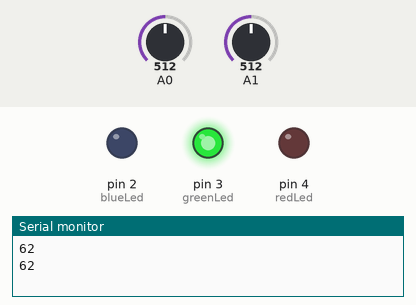
Simulated run of this sketch. Board: Arduino Uno, built with avr-gcc and run on an emulated ATmega328P. Shown: output pins drawn as LEDs (lit = HIGH), the last lines printed to the serial monitor. The test bench sets the inputs (shaded band); at power-on: A1 = 512, A0 = 512. Random numbers use the default seed unless the sketch sets one.

Above: at 1.8 s.
1.9 s: A1 set to 488
At 2.7 s:
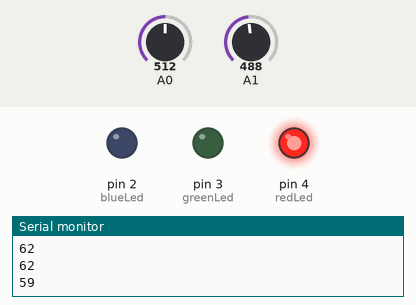
3.5 s: A0 set to 159
5.2 s: A0 set to 130
At 7.0 s:
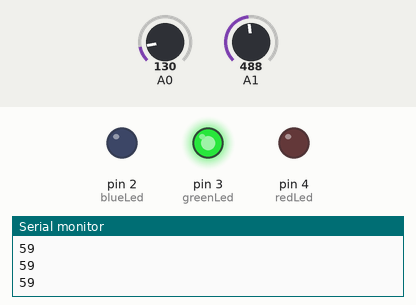
7.5 s: A1 set to 716
At 8.5 s:
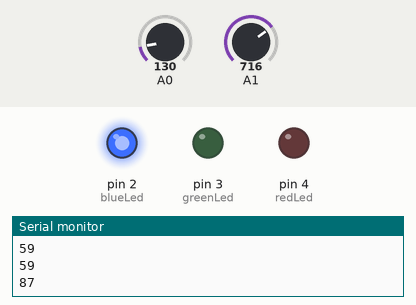
9.5 s: A1 set to 306
At 11.2 s:
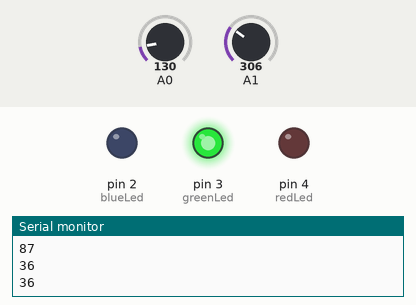
11.5 s: A0 set to 111
13.2 s: A0 set to 97
At 14.4 s:
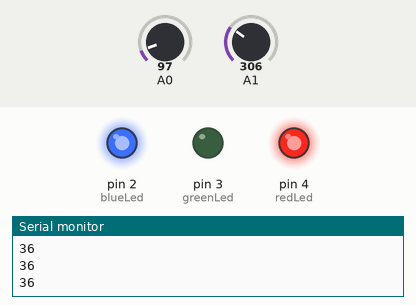
Timing chart, 0 to 16.2 s (numbered marks = the images above; inputs shaded):
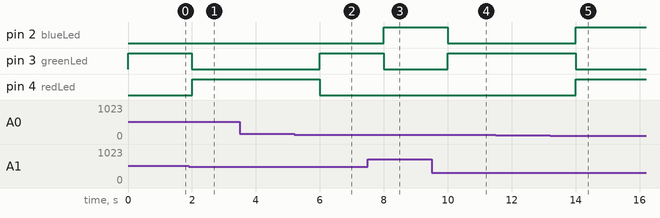

Measured:
- the behaviour switches between 503 and 502 on A1 (found by bisection; images 0 and 1)
- the behaviour switches between 145 and 144 on A0 (found by bisection; images 1 and 2)
- the behaviour switches between 102 and 101 on A0 (found by bisection; images 4 and 5)
- after the input at 1.9 s, pin 3 (greenLed): HIGH → LOW after 0.10 s; pin 4 (redLed): LOW → HIGH after 0.10 s
- after the input at 5.2 s, pin 3 (greenLed): LOW → HIGH after 0.80 s; pin 4 (redLed): HIGH → LOW after 0.80 s
- after the input at 7.5 s, pin 2 (blueLed): LOW → HIGH after 0.50 s; pin 3 (greenLed): HIGH → LOW after 0.50 s
- after the input at 9.5 s, pin 2 (blueLed): HIGH → LOW after 0.51 s; pin 3 (greenLed): LOW → HIGH after 0.51 s
- after the input at 13.2 s, pin 2 (blueLed), pin 4 (redLed): LOW → HIGH after 0.81 s; pin 3 (greenLed): HIGH → LOW after 0.81 s

The sketch:

e2.ino
```cpp
const int periodicity = 1;
const int blueLed = 2;
const int greenLed = 3;
const int redLed = 4;

int sensorValue = 0;
int lightIntensity = 0;
int celsius = 0;

void setup()
{
    pinMode(A0, INPUT);
    pinMode(A1, INPUT);
    Serial.begin(9600);

    pinMode(blueLed, OUTPUT);
    pinMode(greenLed, OUTPUT);
    pinMode(redLed, OUTPUT);
}

void loop()
{
    digitalWrite(blueLed, LOW);
    digitalWrite(greenLed, LOW);
    digitalWrite(redLed, LOW);

    celsius = map(((analogRead(A0) - 20) * 3.04), 0, 1023, -40, 125);
    sensorValue = analogRead(A1);
    lightIntensity = map(sensorValue, 11, 816, 0, 100);
    Serial.println(lightIntensity);

    if (lightIntensity == 0) {
        if (celsius < -12) {
            digitalWrite(greenLed, HIGH);
        } else {
            digitalWrite(redLed, HIGH);
        }
    } else if (lightIntensity > 0 && lightIntensity < 21) {
        if (celsius < -12) {
            digitalWrite(blueLed, HIGH);
        } if (celsius >= -12 && celsius <= 0) {
            digitalWrite(greenLed, HIGH);
        } else {
            digitalWrite(redLed, HIGH);
        }
    } else if (lightIntensity > 22 && lightIntensity < 61) {
        if (celsius < 0) {
            digitalWrite(blueLed, HIGH);
        } if (celsius >= 0 && celsius <= 20) {
            digitalWrite(greenLed, HIGH);
        } else {
            digitalWrite(redLed, HIGH);
        }
    } else {
        if (celsius > 20) {
            digitalWrite(greenLed, HIGH);
        } else {
            digitalWrite(blueLed, HIGH);
        }
    }

    delay(periodicity * 1000);
}
```

e6.c
```cpp
#include <stdio.h>
#include <stdlib.h>
#include <time.h>

#define MAX         20
#define HIGHEST_NUM 99

int main(void) {
    int a[MAX];
    int *p = a;

    srand(time(NULL));
    for (char i = 0; i < MAX; i++) {
        a[i] = rand() % HIGHEST_NUM + 1;
    }

    printf("The value of the address of the array (pointer) is: %p\n", a);
    printf("First integer in the array is (array[0]): %d\n", a[0]);
    printf("The last integer in the array is: %d\n", a[MAX - 1]);
    printf("The size of an integer (number of bytes) is: %ld\n", sizeof(int));
    printf("The size of the whole array in bytes is: %ld\n", sizeof(a));

    printf("Value of each element in array: \n");
    do {
        printf("%d ", *p);
    } while (++p - a < MAX);
    putchar('\n');

    printf("Value of each element * 2 in array: \n");
    p = a;
    do {
        printf("%d ", *p * 2);
    } while (++p - a < MAX);
    putchar('\n');
}
```

e7.c
```cpp
#include <stdio.h>
#include <string.h>

#define MAX_CHAR 20

void copy_str(char *out, char *in);

int main(void) {
    char a[MAX_CHAR], b[MAX_CHAR], c[MAX_CHAR];

    char *result;
    if ((result = fgets(a, MAX_CHAR, stdin)) == NULL) {
        printf("Error reading input!\n");
    }

    strcpy(b, a);
    copy_str(c, a);

    printf("Original input: %s\n", a);
    printf("Copied with strcpy: %s\n", b);
    printf("Copied with ma own method: %s\n", c);
}

void copy_str(char *out, char *in) {
    do {
        *out = *in;
        out++;
    } while (*(++in) != '\0');

    *out = '\0';
}
```
